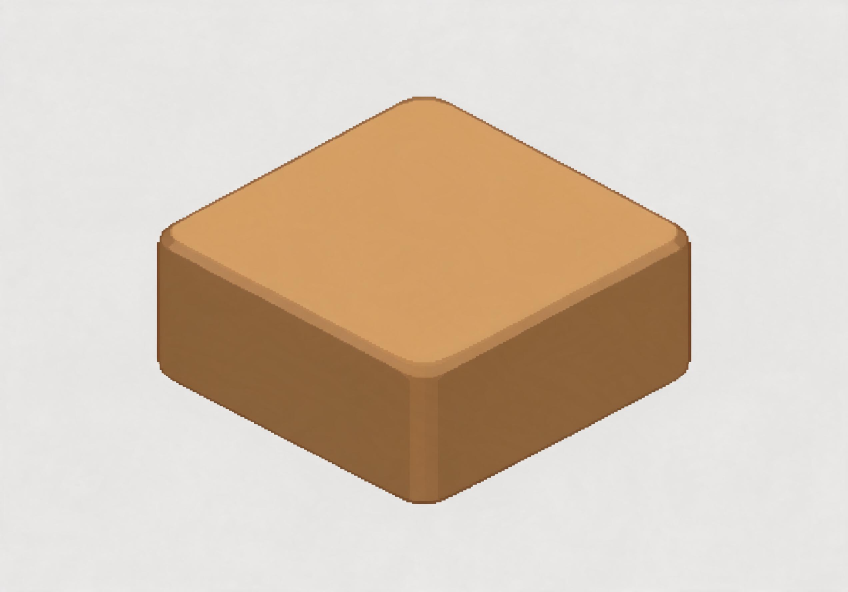
#> input picture preview/assets/character-redraw/dirt-block-concept.png, 2544 x 1776 px (shown at 1/3 size)
$ python build_dirt_block_art.py
#> lines starting #> are read from the running program, lines starting #| are printed output that depends on the picture
#!/usr/bin/env python3
"""Extract the selected dirt-block concept as a transparent editor thumbnail."""
from pathlib import Path
from PIL import Image
root=Path(__file__).resolve().parents[1]
source=Image.open(root/'preview/assets/character-redraw/dirt-block-concept.png').convert('RGB')
#> source is the input picture: PIL image 2544x1776 RGB; mean R, G, B 214.8, 199.6, 183.7
block=source.crop((350,220,2200,1600)); out=Image.new('RGBA',block.size)
#> after `block = source.crop((350, 220, 2200, 1600))`:
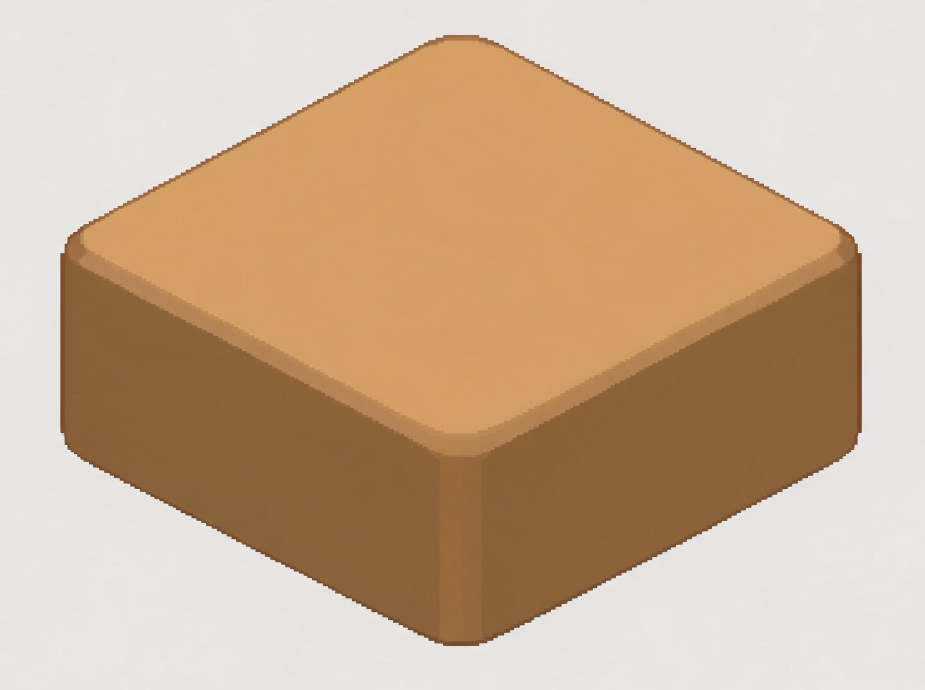
#> block: PIL image 1850x1380 RGB (shown at 1/2 size); mean R, G, B 202.3, 176.2, 149.5
#> after `out = Image.new('RGBA', block.size)`: out: PIL image 1850x1380 RGBA; every value is 0
for y in range(block.height):
    for x in range(block.width):
#> (the run stopped early here; a loop or call above may not have finished)
